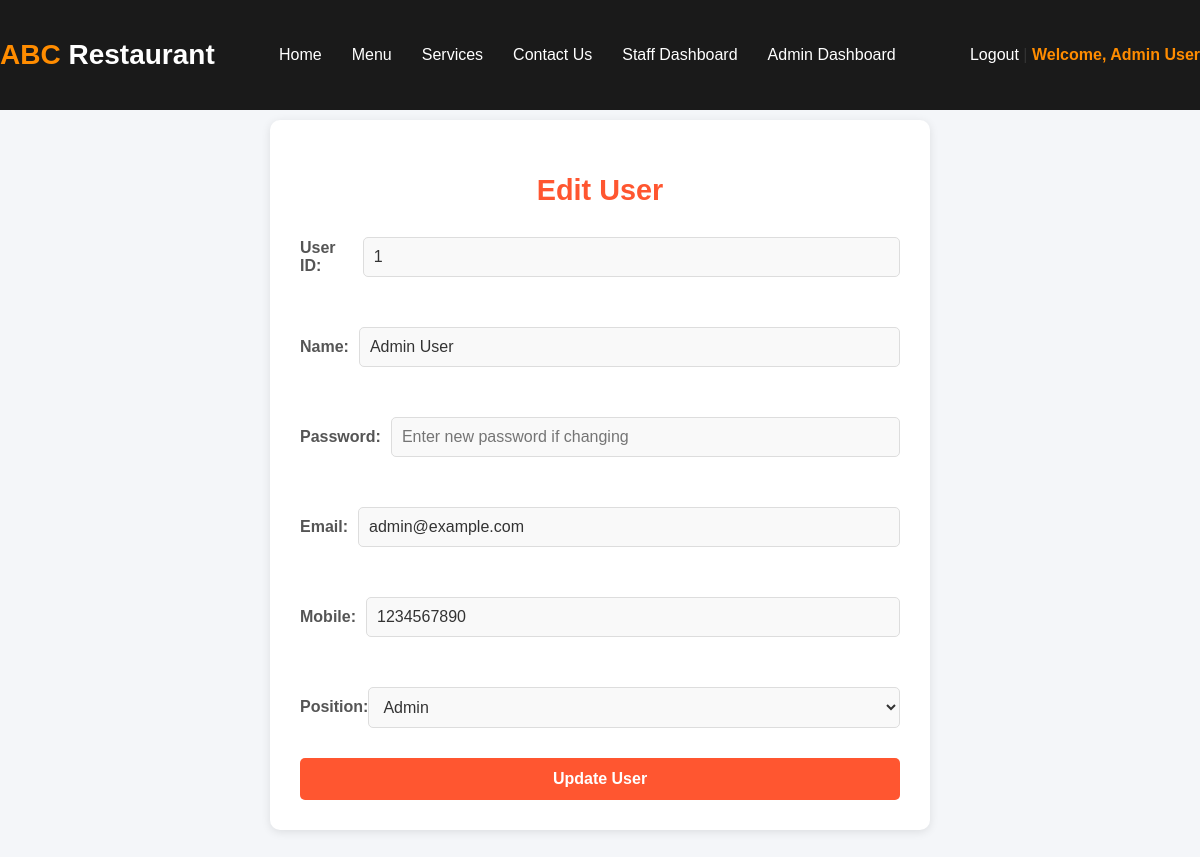
Page /edit_user.php?id=1 (signed in) on the committed database.
### tables this page shows
CREATE TABLE `users` (
  `user_id` int(11) NOT NULL AUTO_INCREMENT,
  `name` varchar(255) NOT NULL,
  `email` varchar(255) NOT NULL,
  `mobile` varchar(15) NOT NULL,
  `position` varchar(50) NOT NULL,
  `password` varchar(255) NOT NULL,
  PRIMARY KEY (`user_id`)
);

### edit_user.php (the view, shortened to what this page needs)
<?php
require 'db.php';
$db = Database::getInstance();
$conn = $db->getConnection();
if (isset($_GET['id'])) {
    $id = $_GET['id'];
    $result = $conn->query("SELECT * FROM users WHERE user_id = $id");
    $user = $result->fetch_assoc();
} else {
    header("Location: admin_dashboard.php");
}
?>
<!DOCTYPE html>
<html lang="en">
<head>
    <link rel="stylesheet" href="styles.css">
</head>
<body>
    <header>
        <?php include 'navbar.php'; ?>
    </header>
    <section class="edit-section">
        <h2>Edit User</h2>
        <form action="edit_user.php?id=<?php echo $id; ?>" method="post">
            <div class="input-group">
                <label for="user_id">User ID:</label>
                <input type="text" id="user_id" name="user_id" value="<?php echo $user['user_id']; ?>" disabled>
            </div>
            <div class="input-group">
                <label for="name">Name:</label>
                <input type="text" id="name" name="name" value="<?php echo htmlspecialchars($user['name']); ?>" required>
            </div>
            <div class="input-group">
                <label for="password">Password:</label>
                <input type="password" id="password" name="password" placeholder="Enter new password if changing">
            </div>
            <div class="input-group">
                <label for="email">Email:</label>
                <input type="email" id="email" name="email" value="<?php echo htmlspecialchars($user['email']); ?>" required>
            </div>
            <div class="input-group">
                <label for="mobile">Mobile:</label>
                <input type="text" id="mobile" name="mobile" value="<?php echo htmlspecialchars($user['mobile']); ?>" required>
            </div>
            <div class="input-group">
                <label for="position">Position:</label>
                <select id="position" name="position" required>
                    <option value="admin" <?php if ($user['position'] == 'admin') echo 'selected'; ?>>Admin</option>
                </select>
            </div>
            <button type="submit">Update User</button>
        </form>
    </section>
</body>
</html>

### styles.css (style rules this page uses)
body { font-family: 'Segoe UI', Tahoma, Geneva, Verdana, sans-serif; margin: 0; padding: 0; background-color: #f4f4f4; color: #333; }
header { background-color: #1a1a1a; padding: 20px 0; text-align: center; position: fixed; width: 100%; top: 0; z-index: 1000; }
.input-group { margin-bottom: 8px; display: flex; align-items: center; }
.input-group input, .input-group select { width: 100%; padding: 8px; border: 1px solid #ccc; border-radius: 4px; }
.input-group input[type="text"], .input-group input[type="password"], .input-group input[type="email"], .input-group input[type="phone"] { margin-left: 10px; font-size: 16px; }
input[type="text"], input[type="password"], input[type="email"], input[type="phone"], select { margin-bottom: 10px; }
.input-group select option { background-color: #fff; color: #858585; }
.input-group { margin-bottom: 15px; }
.input-group { margin-bottom: 20px; text-align: left; }
.input-group label { display: block; font-size: 16px; margin-bottom: 5px; color: #ffc107; }
.input-group input, .input-group select { width: 96%; padding: 10px; border-radius: 5px; border: none; background-color: #495057; color: #fff; }
.input-group { margin-bottom: 20px; position: relative; margin-top: 40px; }
.input-group:first-child { margin-top: 0; }
.input-group label { display: block; font-size: 16px; margin-bottom: 5px; }
.input-group input, .input-group textarea { width: 100%; padding: 10px; border-radius: 5px; border: 1px solid #ccc; background-color: #f8f9fa; color: black; }

### edit_user.php (style rules this page uses)
body { font-family: 'Poppins', sans-serif; background-color: #f4f6f9; margin: 0; padding: 0; color: #333; }
.edit-section { background-color: #ffffff; border-radius: 10px; max-width: 600px; margin: 50px auto; margin-top: 10%; padding: 30px; box-shadow: 0 2px 10px rgba(0, 0, 0, 0.1); }
.edit-section h2 { text-align: center; margin-bottom: 30px; color: #ff5630; font-size: 1.8rem; }
.input-group { margin-bottom: 20px; }
.input-group label { display: block; font-weight: bold; margin-bottom: 10px; color: #555; }
.input-group input[type="text"], .input-group input[type="email"], .input-group input[type="password"], .input-group select { width: 100%; padding: 10px; border: 1px solid #ddd; border-radius: 5px; font-size: 1rem; color: #333; background-color: #f9f9f9; transition: border-color 0.3s ease; }
button[type="submit"] { width: 100%; padding: 12px 20px; background-color: #ff5630; color: #fff; font-size: 1rem; font-weight: bold; border: none; border-radius: 5px; cursor: pointer; transition: background-color 0.3s ease; }

### rows in the picture
users: user_id "1", name "Admin User", email "admin@example.com", mobile "1234567890", position "Admin"

### other values in the picture
$_SESSION['name'] "Admin User"
